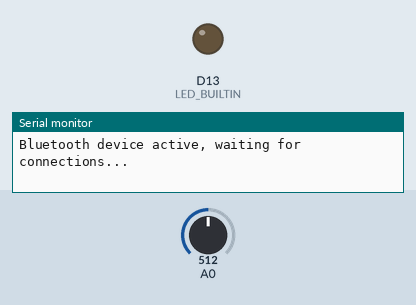
This sketch was run on a simulated Arduino Nano 33 IoT. Shown: output pins drawn as LEDs (lit = HIGH), the last lines printed to the serial monitor. The test bench sets the inputs (shaded band); at power-on: A0 = 512. Nothing arrives over Bluetooth unless stated; a phone connects over Bluetooth LE 3 s after start.

Above: at 0.1 s.
At 3.1 s:
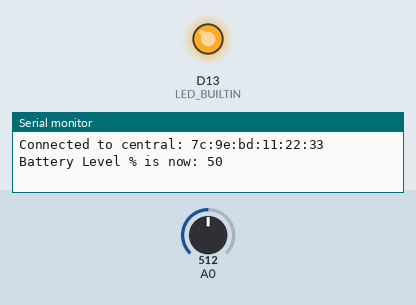
Timing chart, 0 to 4.6 s (numbered marks = the images above):
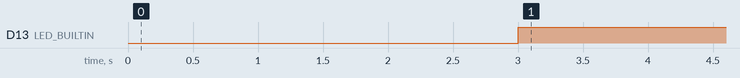

Measured:
- by itself, D13 (LED_BUILTIN): LOW → HIGH at 3.0 s

The sketch:

sketch_may08b.ino
```cpp
#include <ArduinoBLE.h>

 // BLE Battery Service
BLEService batteryService("180F");

// BLE Battery Level Characteristic
BLEUnsignedCharCharacteristic batteryLevelChar("2A19",BLERead | BLENotify);

int oldBatteryLevel = 0;
long previousMillis = 0;

void setup() {
  Serial.begin(9600);
  while (!Serial);

  pinMode(LED_BUILTIN, OUTPUT);

  // begin initialization
  if (!BLE.begin()) {
    Serial.println("starting BLE failed!");

    while (1);
  }

  BLE.setLocalName("BatteryMonitor");
  BLE.setAdvertisedService(batteryService);
  batteryService.addCharacteristic(batteryLevelChar);
  BLE.addService(batteryService);
  batteryLevelChar.writeValue(oldBatteryLevel);
  BLE.advertise();

  Serial.println("Bluetooth device active, waiting for connections...");
}

void loop() {
  BLEDevice central = BLE.central();

  if (central) {
    Serial.print("Connected to central: ");
    Serial.println(central.address());
    digitalWrite(LED_BUILTIN, HIGH);

    while (central.connected()) {
      long currentMillis = millis();
      if (currentMillis - previousMillis >= 200) {
        previousMillis = currentMillis;
        updateBatteryLevel();
      }
    }
    digitalWrite(LED_BUILTIN, LOW);
    Serial.print("Disconnected from central: ");
    Serial.println(central.address());
  }
}

void updateBatteryLevel() {

  int battery = analogRead(A0);
  int batteryLevel = map(battery, 0, 1023, 0, 100);

  if (batteryLevel != oldBatteryLevel) {
    Serial.print("Battery Level % is now: ");
    Serial.println(batteryLevel);
    batteryLevelChar.writeValue(batteryLevel);
    oldBatteryLevel = batteryLevel;
  }
}
```
